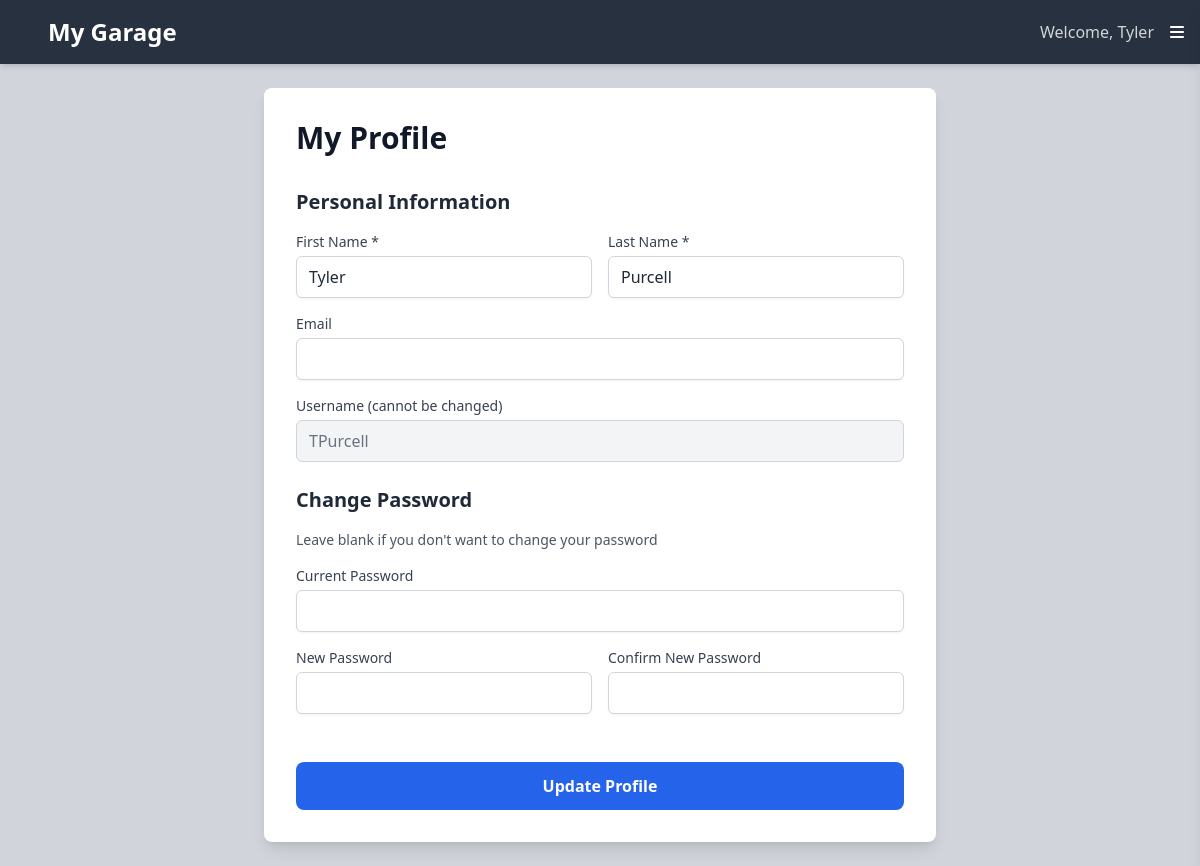
Screenshot of /profile (signed in) with the database file from the repository.
### tables this page shows
CREATE TABLE users (
                id INTEGER PRIMARY KEY AUTOINCREMENT,
                username TEXT UNIQUE NOT NULL,
                password_hash TEXT NOT NULL,
                salt TEXT NOT NULL,
                email TEXT UNIQUE,
                created_at TIMESTAMP DEFAULT CURRENT_TIMESTAMP
            , first_name TEXT, last_name TEXT);

### app.py (the view, shortened to what this page needs)
@app.route('/profile', methods=['GET', 'POST'])
@login_required
def profile():
    conn = get_db_connection()
    user = conn.execute(
        "SELECT * FROM users WHERE id = ?",
        (session['user_id'],)
    ).fetchone()
    conn.close()
    if user is None:
        abort(404)
    return render_template('profile.html', user=user)

### app.py (called while the page is built)
def get_db_connection():
    conn = sqlite3.connect('cars.db')
    conn.row_factory = sqlite3.Row
    return conn

def login_required(f):
    @wraps(f)
    def decorated_function(*args, **kwargs):
        if 'user_id' not in session:
            return redirect(url_for('login', next=request.url))
        return f(*args, **kwargs)
    return decorated_function

### templates/profile.html
{% extends "base.html" %}
{% block content %}
<div class="max-w-2xl mx-auto">
    <div class="bg-white shadow-lg rounded-lg p-8">
        <h1 class="text-3xl font-bold text-gray-900 mb-8">My Profile</h1>
        <form action="{{ url_for('profile') }}" method="POST" class="space-y-6">
            <div>
                <h2 class="text-xl font-semibold text-gray-800 mb-4">Personal Information</h2>
                <div class="grid grid-cols-1 md:grid-cols-2 gap-4">
                    <div>
                        <label for="first_name" class="block text-sm font-medium text-gray-700">First Name *</label>
                        <input type="text" id="first_name" name="first_name" value="{{ user.first_name }}" required
                            class="mt-1 block w-full px-3 py-2 border border-gray-300 rounded-md shadow-sm focus:outline-none focus:ring-blue-500 focus:border-blue-500">
                    </div>
                    <div>
                        <label for="last_name" class="block text-sm font-medium text-gray-700">Last Name *</label>
                        <input type="text" id="last_name" name="last_name" value="{{ user.last_name }}" required
                            class="mt-1 block w-full px-3 py-2 border border-gray-300 rounded-md shadow-sm focus:outline-none focus:ring-blue-500 focus:border-blue-500">
                    </div>
                </div>
                <div class="mt-4">
                    <label for="email" class="block text-sm font-medium text-gray-700">Email</label>
                    <input type="email" id="email" name="email" value="{{ user.email or '' }}"
                        class="mt-1 block w-full px-3 py-2 border border-gray-300 rounded-md shadow-sm focus:outline-none focus:ring-blue-500 focus:border-blue-500">
                </div>
                <div class="mt-4">
                    <label for="username" class="block text-sm font-medium text-gray-700">Username (cannot be changed)</label>
                    <input type="text" id="username" name="username" value="{{ user.username }}" readonly
                        class="mt-1 block w-full px-3 py-2 border border-gray-300 rounded-md bg-gray-100 text-gray-500">
                </div>
            </div>
            <div>
                <h2 class="text-xl font-semibold text-gray-800 mb-4">Change Password</h2>
                <p class="text-sm text-gray-600 mb-4">Leave blank if you don't want to change your password</p>
                <div class="space-y-4">
                    <div>
                        <label for="current_password" class="block text-sm font-medium text-gray-700">Current Password</label>
                        <input type="password" id="current_password" name="current_password"
                            class="mt-1 block w-full px-3 py-2 border border-gray-300 rounded-md shadow-sm focus:outline-none focus:ring-blue-500 focus:border-blue-500">
                    </div>
                    <div class="grid grid-cols-1 md:grid-cols-2 gap-4">
                        <div>
                            <label for="new_password" class="block text-sm font-medium text-gray-700">New Password</label>
                            <input type="password" id="new_password" name="new_password"
                                class="mt-1 block w-full px-3 py-2 border border-gray-300 rounded-md shadow-sm focus:outline-none focus:ring-blue-500 focus:border-blue-500">
                        </div>
                        <div>
                            <label for="confirm_password" class="block text-sm font-medium text-gray-700">Confirm New Password</label>
                            <input type="password" id="confirm_password" name="confirm_password"
                                class="mt-1 block w-full px-3 py-2 border border-gray-300 rounded-md shadow-sm focus:outline-none focus:ring-blue-500 focus:border-blue-500">
                        </div>
                    </div>
                </div>
            </div>
            <div class="pt-6">
                <button type="submit" class="w-full bg-blue-600 hover:bg-blue-700 text-white font-bold py-3 px-4 rounded-lg transition-colors">
                    Update Profile
                </button>
            </div>
        </form>
    </div>
</div>
{% endblock %}

### templates/base.html (shortened to what this page needs)
<!DOCTYPE html>
<html lang="en" class="h-full">
    <head>
        <link href="{{ url_for('static', filename='css/output.css') }}" rel="stylesheet">
        <link rel="stylesheet" href="https://cdnjs.cloudflare.com/ajax/libs/font-awesome/6.4.0/css/all.min.css">
    </head>
    <body class="bg-gray-300 text-gray-800 min-h-screen font-sans flex flex-col h-full">
        <header class="bg-gray-800 text-white p-4 shadow-md sticky top-0 z-50">
            <div class="max-w-8xl mx-auto flex items-center">
                <div class="flex-1">
                    <a href="{{ url_for('cars') }}" class="text-2xl font-bold hover:text-gray-300 transition-colors">
                        My Garage
                    </a>
                </div>
                <div class="flex items-center">
                    {% if 'user_id' in session %}
                        {% if session['username'] %}
                            <span class="text-gray-300 mr-4">Welcome, {{ session.get('first_name', 'User') }}</span>
                        {% endif %}
                    {% endif %}
                    <button id="menuButton" class="p-2 -m-2 rounded-md hover:bg-gray-700 focus:outline-none focus:ring-2 focus:ring-offset-2 focus:ring-offset-gray-800 focus:ring-white transition-colors">
                        <i class="fas fa-bars text-white"></i>
                    </button>
                </div>
            </div>
        </header>
        <main class="flex-1 p-6 max-w-6xl w-full mx-auto">
            {% block content %}{% endblock %}
        </main>
    </body>
</html>

### templates/base.html (style rules this page uses)
header.sticky { backdrop-filter: blur(8px); background-color: rgba(31, 41, 55, 0.95); }

### rows the page displays
users: get "Tyler", first_name "Tyler", last_name "Purcell", username "TPurcell"
